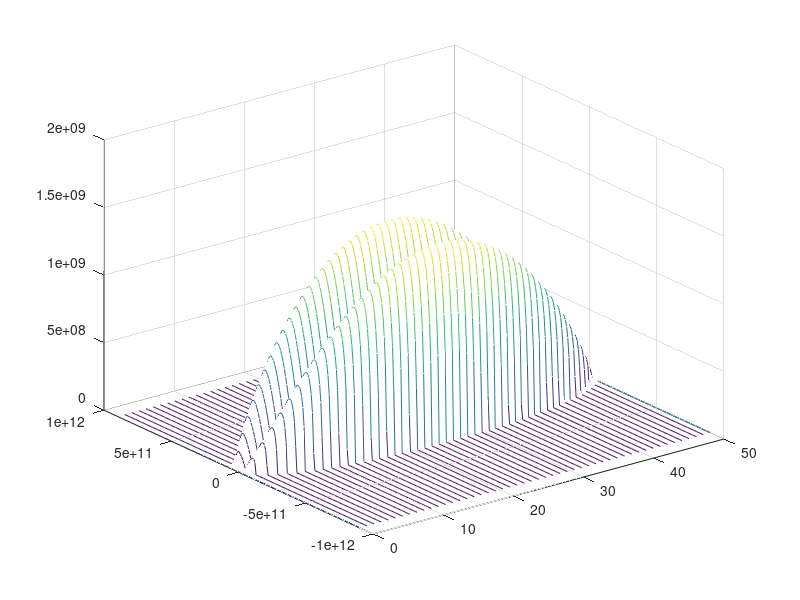

Recreate this plot in MATLAB. (Note: this script raises an error after producing the figure.)
clear;
close all;

% Parameter space
om = linspace(90*10^10, -90*10^10, 200);     % Frequency range
pw = linspace(0.0001*10^(-3), 50000*10^(-3), 50);  % Power range
[omega, p0] = meshgrid(om, pw);

% Physical parameters
gamma = 5.706*10^7;    % Nonlinearity coefficient
delta = 5.7140*10^5;   % Two-photon absorption coefficient
beta2 = 4.0282*10^(-14);  % Second-order dispersion

% Adding third and fourth-order dispersion (typical quantum dot values)
beta3 = 1.2*10^(-28);  % Third-order dispersion coefficient
beta4 = 5.5*10^(-42);  % Fourth-order dispersion coefficient

% Modified gain formula including beta3 and beta4 terms
g = (2.*sqrt((beta2.*((omega).^2).*gamma.*p0 - beta2.*(omega.^2).*2.*delta.*p0.^2) - ...
    ((beta2.*0.5.*((omega).^2)).^2) + ...
    (beta3.*((omega).^3).*gamma.*p0 - beta3.*(omega.^3).*2.*delta.*p0.^2) - ...
    ((beta3.*0.5.*((omega).^3)).^2) + ...
    (beta4.*((omega).^4).*gamma.*p0 - beta4.*(omega.^4).*2.*delta.*p0.^2) - ...
    ((beta4.*0.5.*((omega).^4)).^2)));

G = real(g);  % Extract real part of gain

% Create waterfall plot
h = waterfall(p0, omega, G);

h.LineWidth = 1.75;
set(gca, 'FontName', 'Garamond', 'FontSize', 24, 'FontWeight', 'bold', XColor=[0 0 0], YColor=[0 0 0]);
xlabel('P_0 (mW)', 'FontName', 'Garamond', 'FontSize', 24, Color=[0 0 0]);
ylabel('\Omega (GHz)', 'FontName', 'Garamond', 'FontSize', 24, Color=[0 0 0]);
zlabel('G (mm^{-1})', 'FontName', 'Garamond', 'FontSize', 24);
%title('Waterfall Plot', 'FontName', 'Garamond', 'FontSize', 18);

folder_path = "C:\Users\Ryuki\Downloads\PLOTS";
file = fullfile(folder_path, 'Beta2_Kerr-Quintic.jpeg');
fig = gcf;
set(fig, 'Units', 'pixels');
fig.Position = [100, 100, 1280, 720];  % [left, bottom, width, height]
exportgraphics(fig, file, 'Resolution', 300);